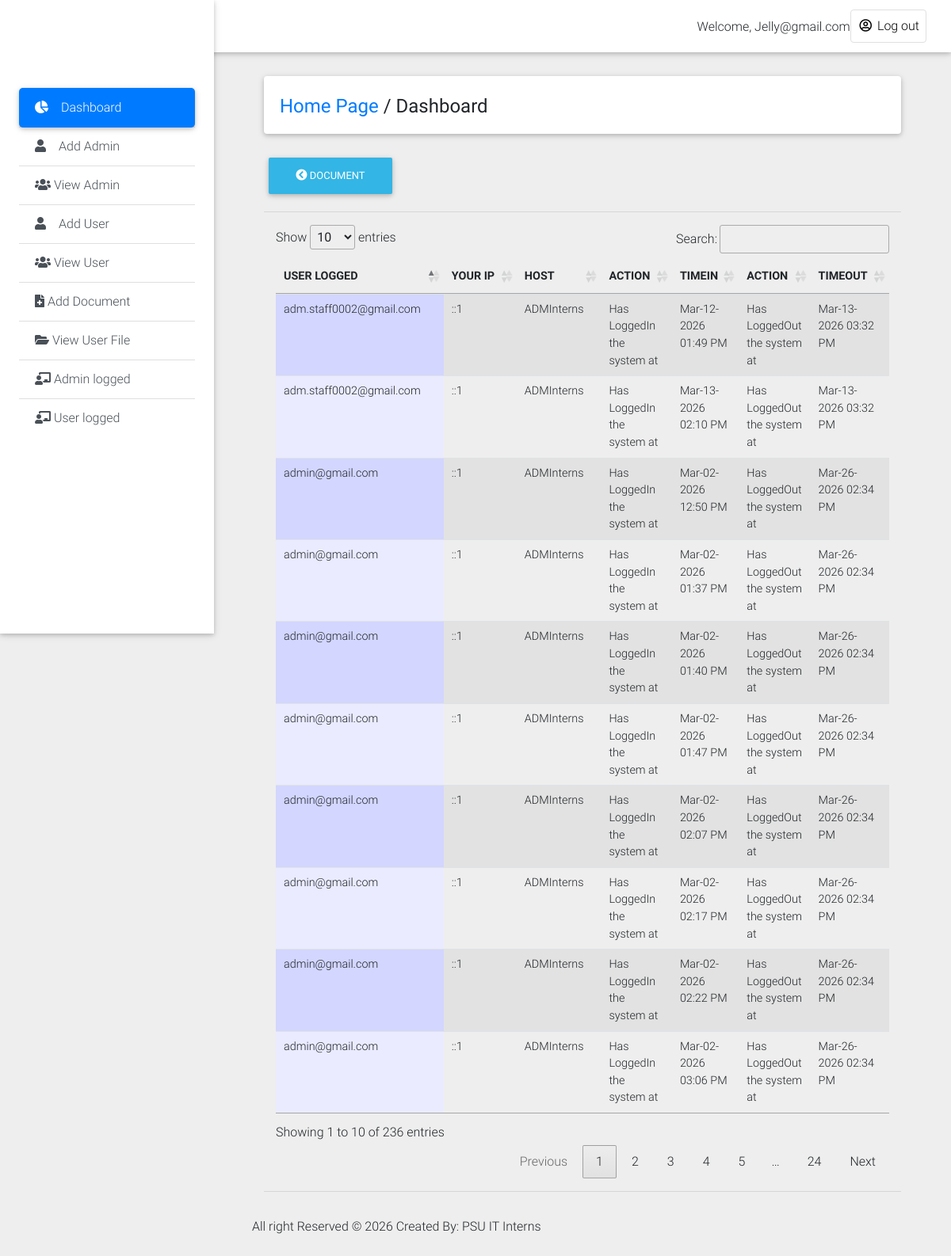
Page /records-administrator/admin_log.php (signed in) on the committed database.
### tables this page shows
CREATE TABLE `history_log1` (
  `log_id` int(11) NOT NULL,
  `id` int(11) NOT NULL,
  `admin_user` text NOT NULL,
  `action` varchar(100) NOT NULL,
  `actions` varchar(200) NOT NULL DEFAULT 'Has LoggedOut the system at',
  `ip` text NOT NULL,
  `host` text NOT NULL,
  `login_time` varchar(200) NOT NULL,
  `logout_time` varchar(200) NOT NULL
);

### records-administrator/admin_log.php (the view, shortened to what this page needs)
<!DOCTYPE html>
<html lang="en">
<head>
  <link rel="stylesheet" href="https://use.fontawesome.com/releases/v5.8.1/css/all.css">
  <link href="css/bootstrap.min.css" rel="stylesheet">
  <link href="css/mdb.min.css" rel="stylesheet">
  <link href="css/style.min.css" rel="stylesheet">
    <link rel="stylesheet" type="text/css" href="medias/css/dataTable.css" />
</head>
<body class="grey lighten-3">
  <header>
    <nav class="navbar fixed-top navbar-expand-lg navbar-light white scrolling-navbar">
      <div class="container-fluid">
        <div class="collapse navbar-collapse" id="navbarSupportedContent">
            <?php
             require_once("../include/connection.php");
               $id = mysqli_real_escape_string($conn,$_SESSION['admin_user']);
              $r = mysqli_query($conn,"SELECT * FROM admin_login where id = '$id'") or die (mysqli_error($conn));
              $row = mysqli_fetch_array($r);
               $id=$row['admin_user'];
            ?>
          <ul class="navbar-nav nav-flex-icons">
                <li style="margin-top: 10px;">Welcome,</font> <?php echo ucwords(htmlentities($id)); ?></li>
            <li class="nav-item">
              <a href="logout.php" class="nav-link border border-light rounded waves-effect">
               <i class="far fa-user-circle"></i> Log out
              </a>
            </li>
          </ul>
        </div>
      </div>
    </nav>
    <div class="sidebar-fixed position-fixed">
      <a class="logo-wrapper waves-effect">
</a>
     <div class="list-group list-group-flush">
        <a href="dashboard.php" class="list-group-item active waves-effect">
          <i class="fas fa-chart-pie mr-3"></i>Dashboard
        </a>
         <a href="#" class="list-group-item list-group-item-action waves-effect"  data-toggle="modal" data-target="#modalRegisterForm">
          <i class="fas fa-user mr-3"></i>Add Admin</a>
            <a href="view_admin.php" class="list-group-item list-group-item-action waves-effect">
          <i class="fas fa-users"></i> View Admin</a>
        <a href="#" class="list-group-item list-group-item-action waves-effect" data-toggle="modal" data-target="#modalRegisterForm2">
          <i class="fas fa-user mr-3"></i>Add User</a>
           <a href="view_user.php" class="list-group-item list-group-item-action waves-effect">
          <i class="fas fa-users"></i>  View User</a>
        <a href="add_document.php" class="list-group-item list-group-item-action waves-effect">
          <i class="fas fa-file-medical"></i> Add Document</a>
        <a href="view_userfile.php" class="list-group-item list-group-item-action waves-effect">
          <i class="fas fa-folder-open"></i> View User File</a>
            <a href="admin_log.php" class="list-group-item list-group-item-action waves-effect">
          <i class="fas fa-chalkboard-teacher"></i> Admin logged</a>
              <a href="user_log.php" class="list-group-item list-group-item-action waves-effect">
          <i class="fas fa-chalkboard-teacher"></i> User logged</a>
      </div>
    </div>
  </header>
  <main class="pt-5 mx-lg-5">
    <div class="container-fluid mt-5">
      <div class="card mb-4 wow fadeIn">
        <div class="card-body d-sm-flex justify-content-between">
          <h4 class="mb-2 mb-sm-0 pt-1">
            <a href="dashboard.php">Home Page</a>
            <span>/</span>
            <span>Dashboard</span>
          </h4>
        </div>
      </div>
      <div class="">
    <a href="add_document.php"><button type="button" class="btn btn-info"><i class="fas fa-chevron-circle-left"></i>  Document</button></a>
    </div>
<hr>
 <div class="col-md-12">
  <table id="dtable" class = "table table-striped" style="">
     <thead>
    <th>USER LOGGED</th>
     <th>YOUR IP</th>
     <th>HOST</th>
     <th>ACTION</th>
     <th>TIMEIN</th>
     <th>ACTION</th>
     <th>TIMEOUT</th>
</thead>
<tbody>
    <tr>
        <?php
        require_once("../include/connection.php");
      $query = mysqli_query($conn,"SELECT * from history_log1") or die (mysqli_error($conn));
      while($file=mysqli_fetch_array($query)){
         $name =  $file['admin_user'];
         $ip =  $file['ip'];
         $host =  $file['host'];
         $action =  $file['action'];
         $logintime =  $file['login_time'];
         $actions =  $file['actions'];
         $logouttime =  $file['logout_time'];
      ?>
      <td><?php echo $name; ?></td>
       <td><?php echo $ip; ?></td>
      <td><?php echo $host; ?></td>
      <td><?php echo $action; ?></td>
      <td><?php echo $logintime; ?></td>
      <td><?php echo $actions; ?></td>
      <td><?php echo $logouttime; ?></td>
    </tr>
<?php } ?>
</tbody>
   </table>
    </div>
    <hr></div>
    <div class="footer-copyright py-3">
     <p>All right Reserved &copy; <?php echo date('Y');?> Created By: PSU IT Interns</p>
    </div>
<link rel="stylesheet" type="text/css" href="https://cdn.datatables.net/1.10.9/css/jquery.dataTables.min.css"/>
<link rel="stylesheet" type="text/css" href="https://cdn.datatables.net/responsive/1.0.3/css/dataTables.responsive.css">
</body>
</html>

### records-administrator/medias/css/dataTable.css (style rules this page uses)
.sorting_asc { background: url('../images/sort_asc.png') no-repeat center right; }
.sorting { background: url('../images/sort_both.png') no-repeat center right; }
tr.odd { background-color: #E2E4FF; }
tr.odd td.sorting_1 { background-color: #D3D6FF; }
tr.even td.sorting_1 { background-color: #EAEBFF; }

### rows in the picture
history_log1: admin_user "admin@gmail.com", ip "::1", host "ADMInterns", action "Has LoggedIn the system at", login_time "Mar-02-2026 12:50 PM", actions "Has LoggedOut the system at", logout_time "Mar-26-2026 02:34 PM"
history_log1: admin_user "admin@gmail.com", ip "::1", host "ADMInterns", action "Has LoggedIn the system at", login_time "Mar-02-2026 01:37 PM", actions "Has LoggedOut the system at", logout_time "Mar-26-2026 02:34 PM"
history_log1: admin_user "admin@gmail.com", ip "::1", host "ADMInterns", action "Has LoggedIn the system at", login_time "Mar-02-2026 01:40 PM", actions "Has LoggedOut the system at", logout_time "Mar-26-2026 02:34 PM"
history_log1: admin_user "admin@gmail.com", ip "::1", host "ADMInterns", action "Has LoggedIn the system at", login_time "Mar-02-2026 01:47 PM", actions "Has LoggedOut the system at", logout_time "Mar-26-2026 02:34 PM"
history_log1: admin_user "admin@gmail.com", ip "::1", host "ADMInterns", action "Has LoggedIn the system at", login_time "Mar-02-2026 02:07 PM", actions "Has LoggedOut the system at", logout_time "Mar-26-2026 02:34 PM"
history_log1: admin_user "admin@gmail.com", ip "::1", host "ADMInterns", action "Has LoggedIn the system at", login_time "Mar-02-2026 02:17 PM", actions "Has LoggedOut the system at", logout_time "Mar-26-2026 02:34 PM"
history_log1: admin_user "admin@gmail.com", ip "::1", host "ADMInterns", action "Has LoggedIn the system at", login_time "Mar-02-2026 02:22 PM", actions "Has LoggedOut the system at", logout_time "Mar-26-2026 02:34 PM"
history_log1: admin_user "admin@gmail.com", ip "::1", host "ADMInterns", action "Has LoggedIn the system at", login_time "Mar-02-2026 03:06 PM", actions "Has LoggedOut the system at", logout_time "Mar-26-2026 02:34 PM"
history_log1: admin_user "adm.staff0002@gmail.com", ip "::1", host "ADMInterns", action "Has LoggedIn the system at", login_time "Mar-12-2026 01:49 PM", actions "Has LoggedOut the system at", logout_time "Mar-13-2026 03:32 PM"
history_log1: admin_user "adm.staff0002@gmail.com", ip "::1", host "ADMInterns", action "Has LoggedIn the system at", login_time "Mar-13-2026 02:10 PM", actions "Has LoggedOut the system at", logout_time "Mar-13-2026 03:32 PM"

### other values in the picture
$id "Jelly@gmail.com"
